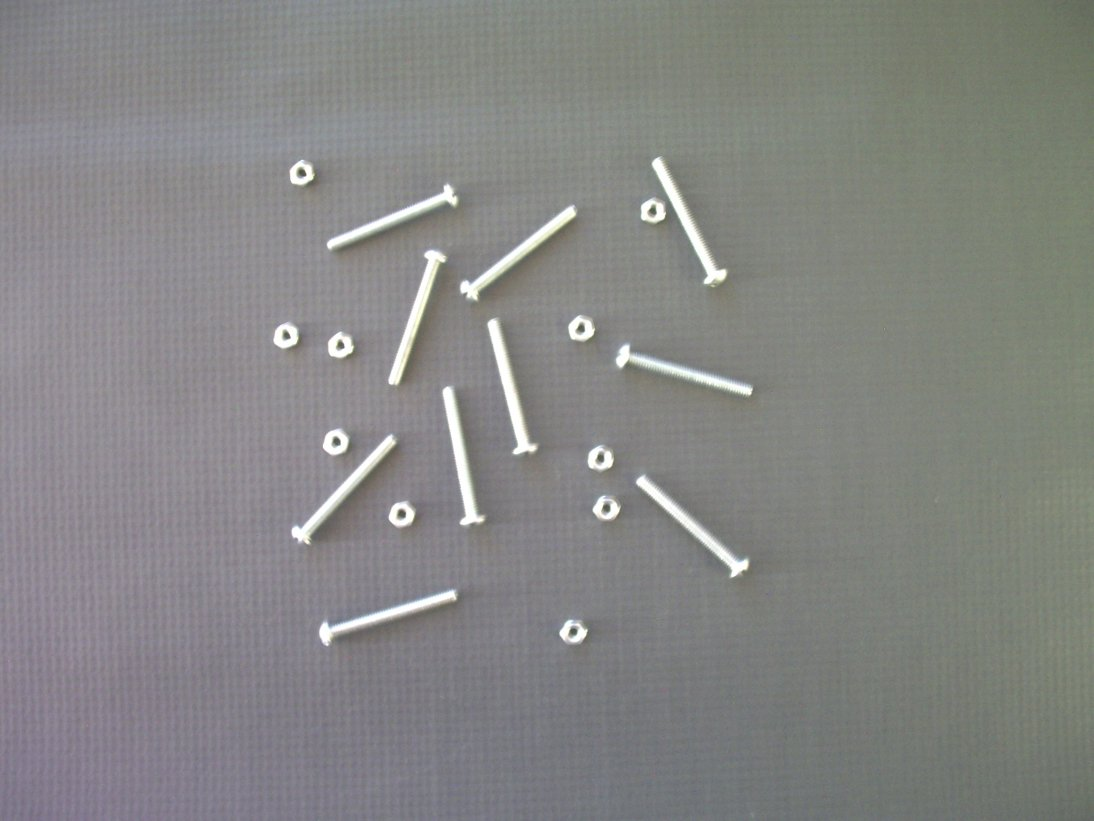
#> input picture imagens/img02.jpg, 1094 x 821 px, found by its file name
$ jupyter execute UNI-ProcDados-20180920-01.ipynb
#> lines starting #> are read from the running program, lines starting #| are printed output that depends on the picture; after the words box and inside, x2 and y2 are one past the last pixel; in counts of white or black regions, pixels touching at a corner belong together
[cell 1]
import cv2 as cv
import numpy as np
import matplotlib.pyplot as plt
import os

[cell 2]
testImg = cv.imread("/home/martin/Downloads/uninove/img02.jpg", cv.IMREAD_GRAYSCALE)
#> testImg: shape (821, 1094); min 75, max 255, mean 133.3

[cell 3]
pathList = list()
for path, subdirs, files in os.walk(r"/home/martin/Downloads/uninove/img02.jpg"):
    for file in files:
        currentFilePath = "".join(path) + file
        pathList.append(currentFilePath)

[cell 4]
def toBinary(threshold, element):
    return 1 if element > threshold else 0

npToBinary = np.vectorize(toBinary)

[cell 5]
binaryImage = npToBinary(160, testImg)
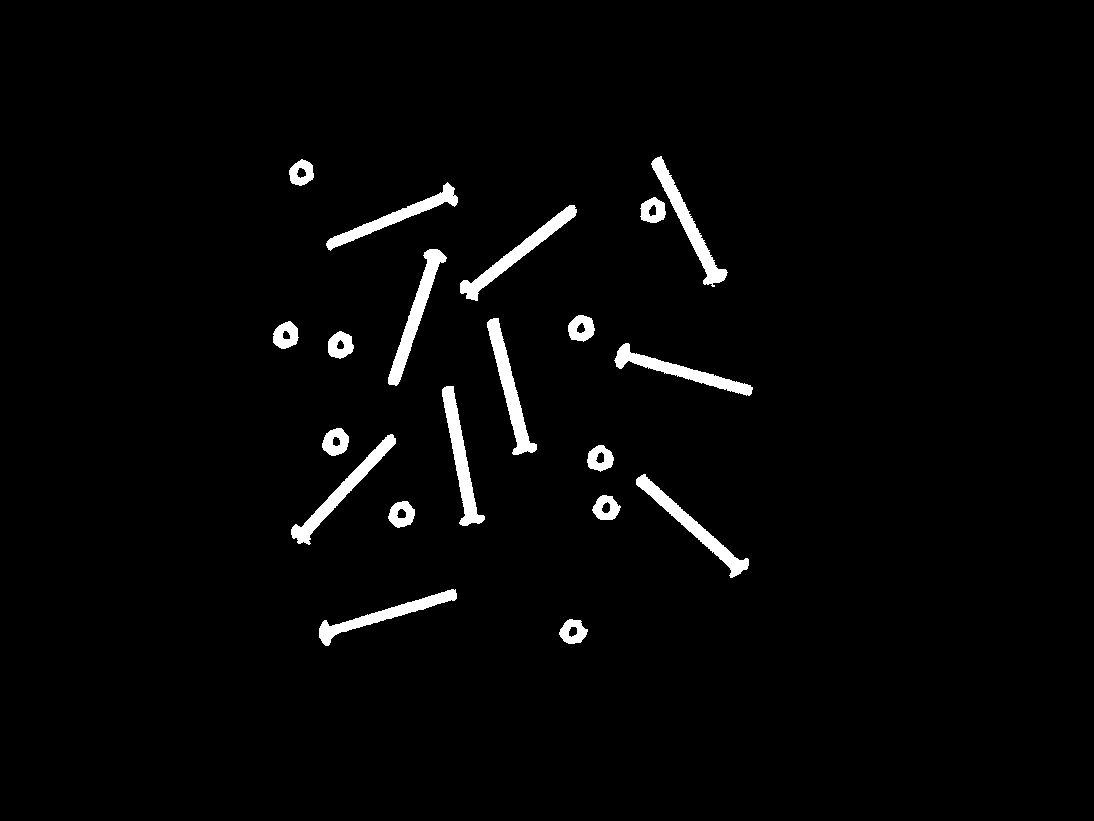
#> binaryImage: shape (821, 1094) int64; values 0 (black) and 1 (white), 2.5% white; 20 white regions, largest, box (x1, y1, x2, y2) and area: (487, 318, 537, 455) 1860, (388, 249, 447, 386) 1842, (442, 386, 485, 526) 1841


$ run again, with imagens/img01.jpg copied over imagens/img02.jpg
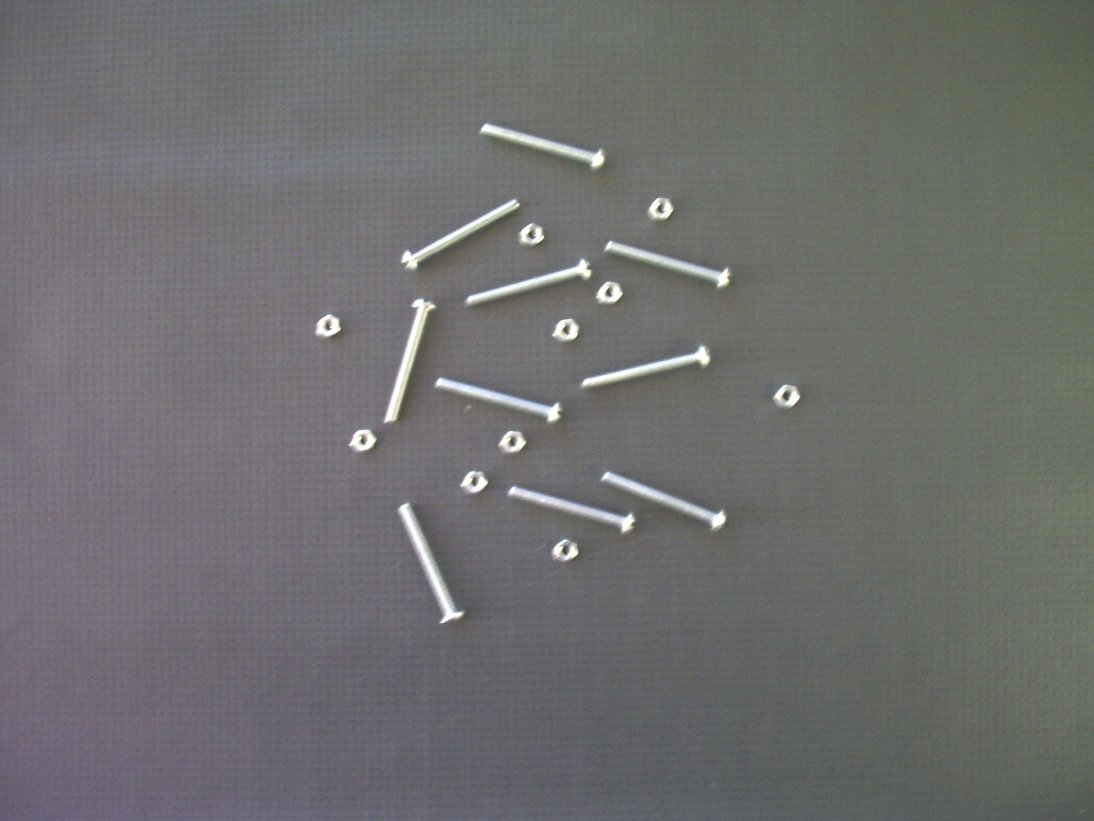
#> input picture imagens/img01.jpg, 1094 x 821 px, found by its file name
#> `binaryImage = npToBinary(160, testImg)`:
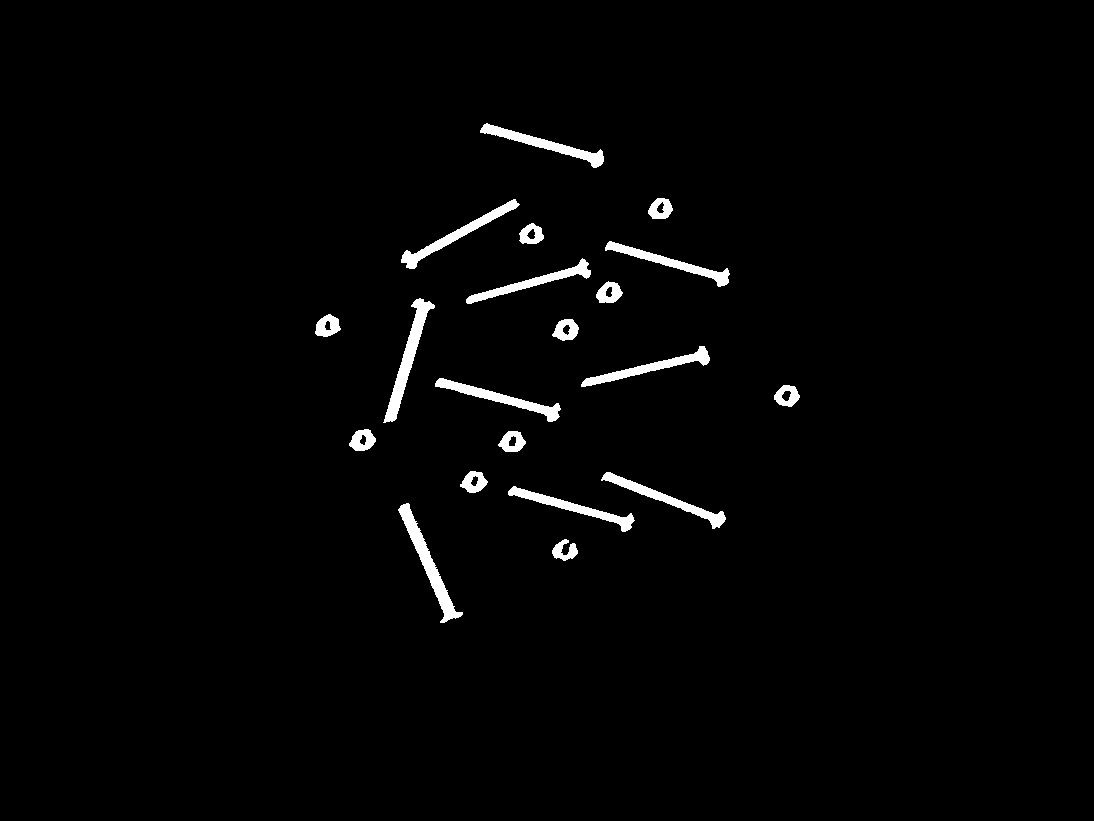
#> binaryImage: shape (821, 1094) int64; values 0 (black) and 1 (white), 1.8% white; 20 white regions, largest, box (x1, y1, x2, y2) and area: (398, 503, 463, 623) 1506, (383, 298, 435, 423) 1500, (401, 199, 520, 269) 1225

$ run again, with imagens/img03.jpg copied over imagens/img02.jpg
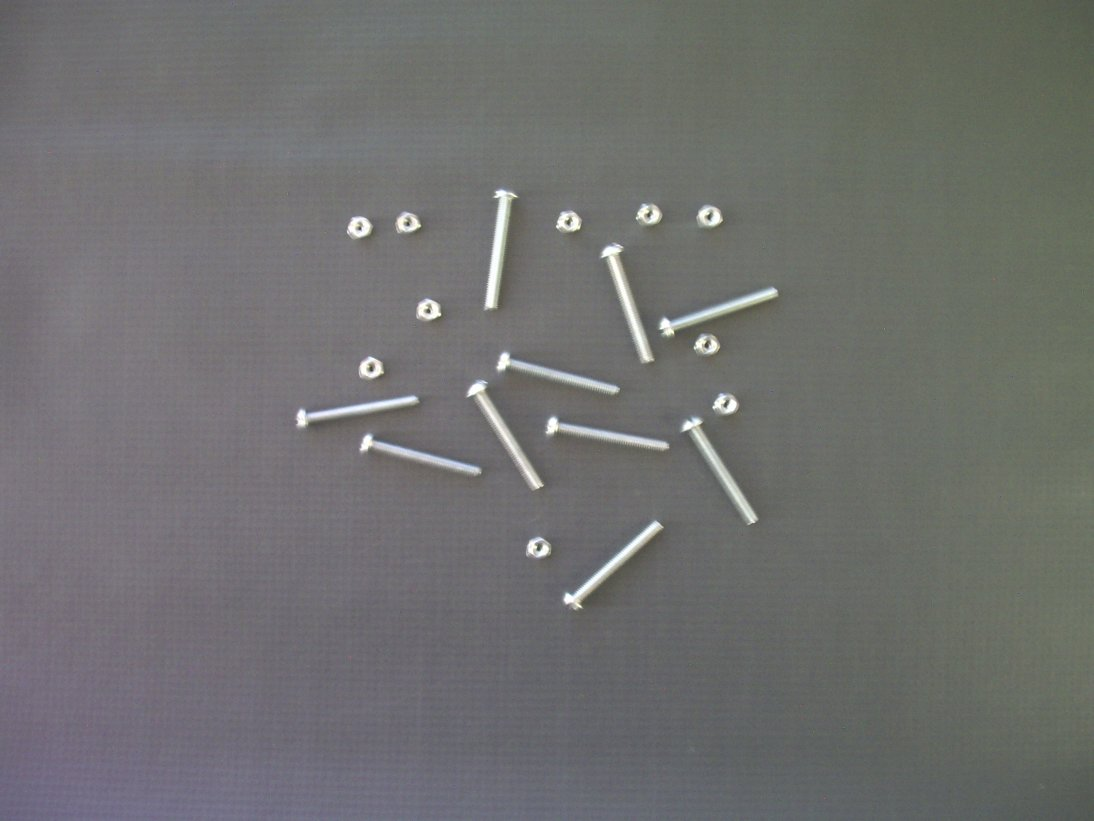
#> input picture imagens/img03.jpg, 1094 x 821 px, found by its file name
#> `binaryImage = npToBinary(160, testImg)`:
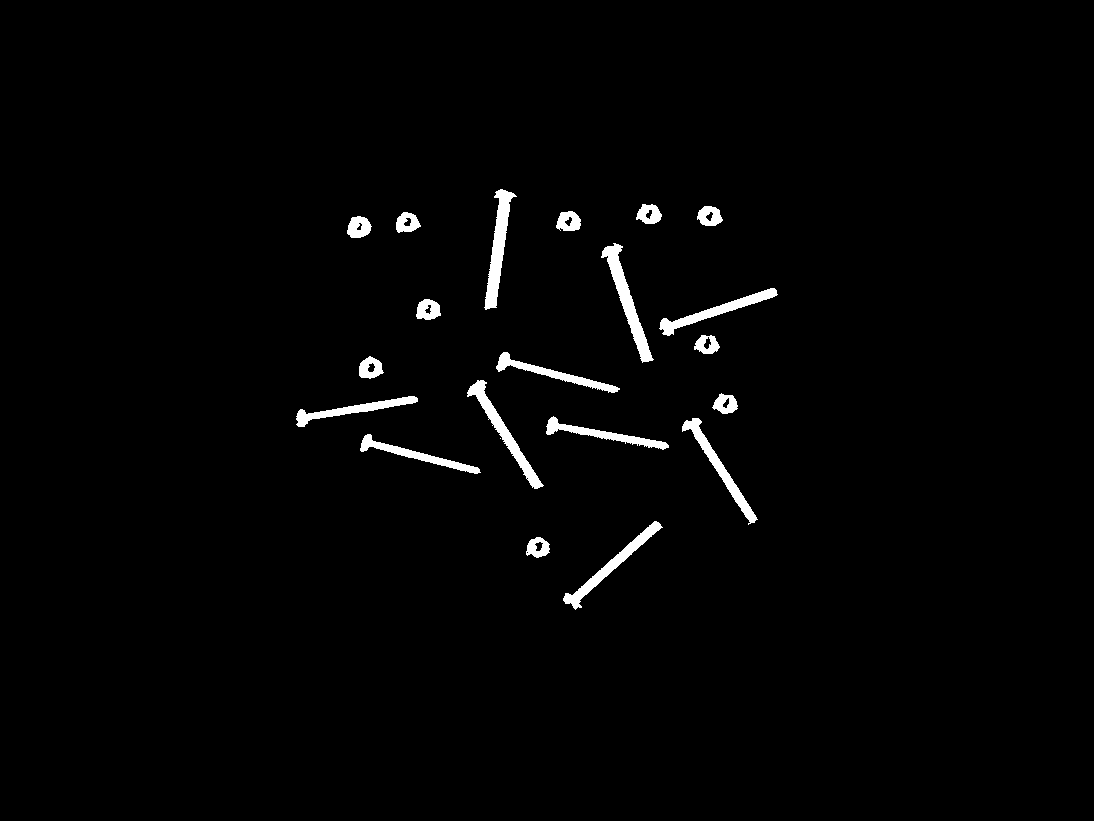
#> binaryImage: shape (821, 1094) int64; values 0 (black) and 1 (white), 1.7% white; 21 white regions (1 under 20 px), largest, box (x1, y1, x2, y2) and area: (601, 243, 654, 363) 1476, (484, 189, 517, 310) 1455, (467, 380, 544, 489) 1303

$ run again, with imagens/img04.jpg copied over imagens/img02.jpg
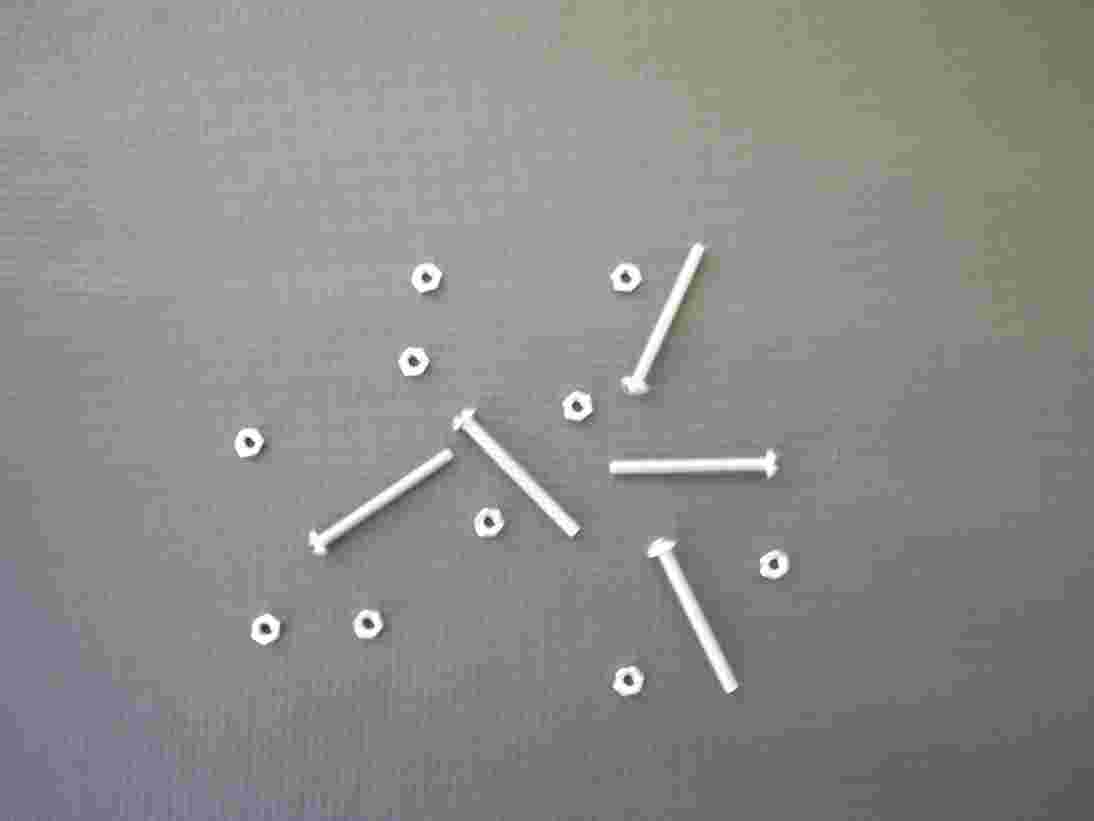
#> input picture imagens/img04.jpg, 1094 x 821 px, found by its file name
#> `binaryImage = npToBinary(160, testImg)`:
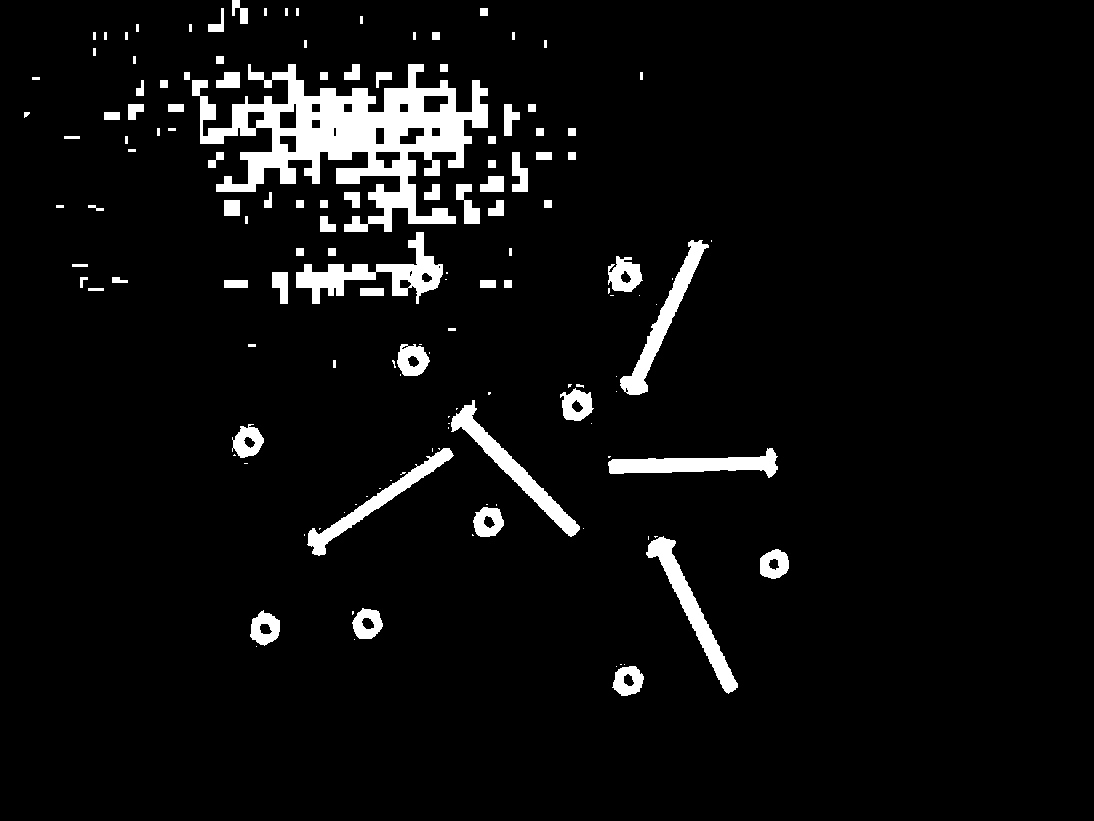
#> binaryImage: shape (821, 1094) int64; values 0 (black) and 1 (white), 5.5% white; 141 white regions (46 under 20 px), largest, box (x1, y1, x2, y2) and area: (192, 64, 488, 232) 19568, (296, 232, 443, 304) 3369, (646, 536, 738, 694) 2718
